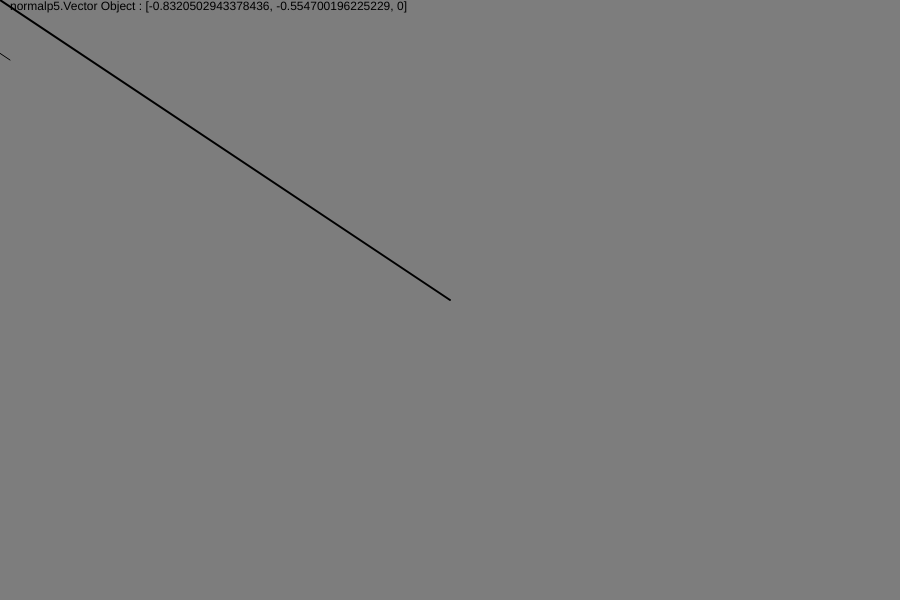
Frame 1 (no input)
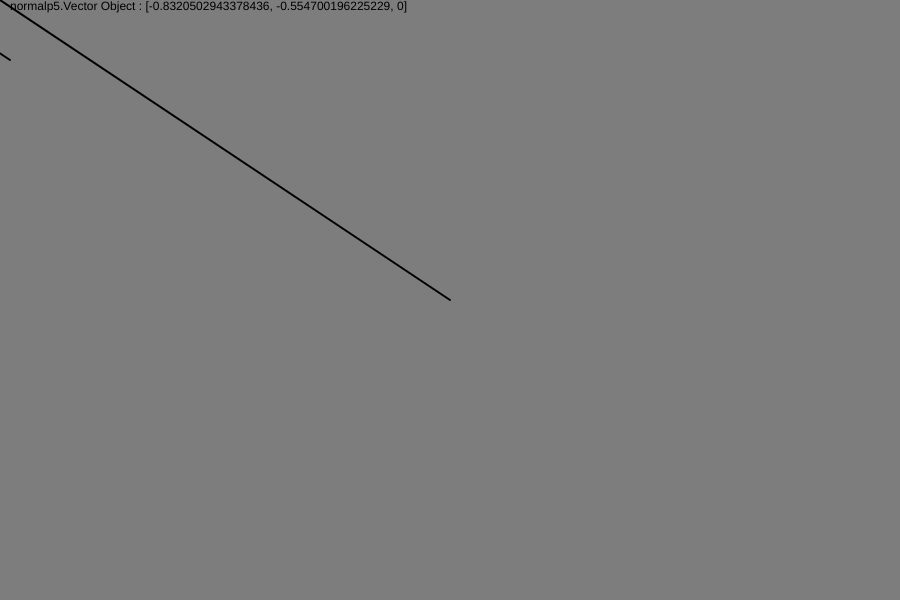
Frame 60 (no input)
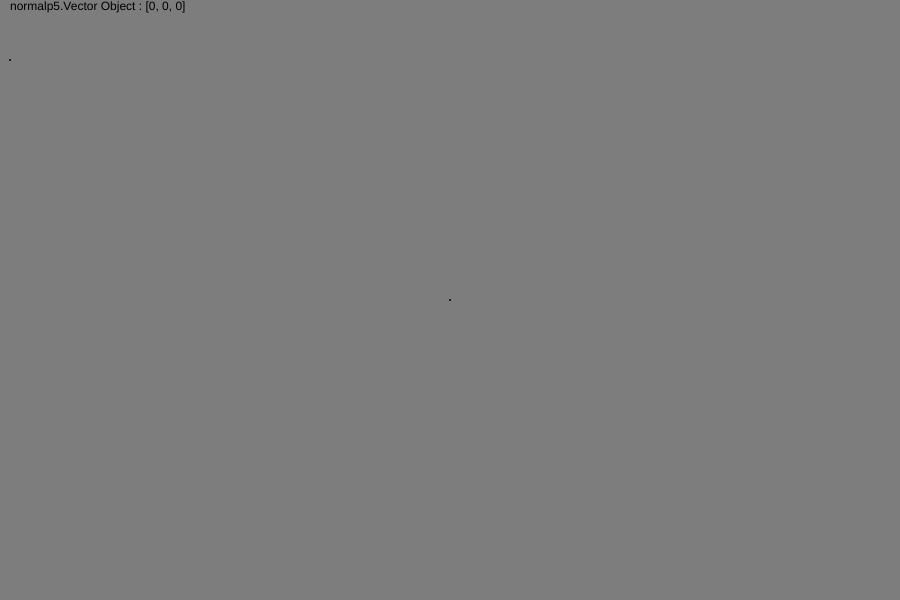
Frame 120 (the mouse pressed at the canvas centre since frame 60)

The p5.js sketch that drew these frames (run headless with seeded random() and noise() and a simulated clock; from frame 60 on, the mouse is pressed at the canvas centre):

// p5.js sketch
// ── sketch.js
function setup() {
    createCanvas(900, 600);
}

function draw() {
    background(125);

    let mouse = new createVector(mouseX, mouseY);
    let center = new createVector(width / 2, height / 2);

    mouse.sub(center);

    let normal = mouse.copy();
    text("normal" + normal.normalize(), 10, 10); //normalize() returns a vector with the same direction as the 
    //original vector, but with a magnitude of 1.
    //A normalized vector, also known as a unit vector, is a vector with the magnitude removed. 
    //All that is left is the direction represented as a vector with the length of 1, that is why it is known 
    //as a unit vector, it is 1 unit long.
    normal = normal.mult(50);
    line(10, 60, 10 + normal.x, 60 + normal.y);
    // mouse.mult(0.5);
    // mouse.div(2);
    // text("magnitude: " + int( mouse.mag()), 10, 10);
    // rect(10, 20, mouse.mag(), 10);

    translate(width / 2, height / 2);

    strokeWeight(2);
    line(0, 0, mouse.x, mouse.y);



}
